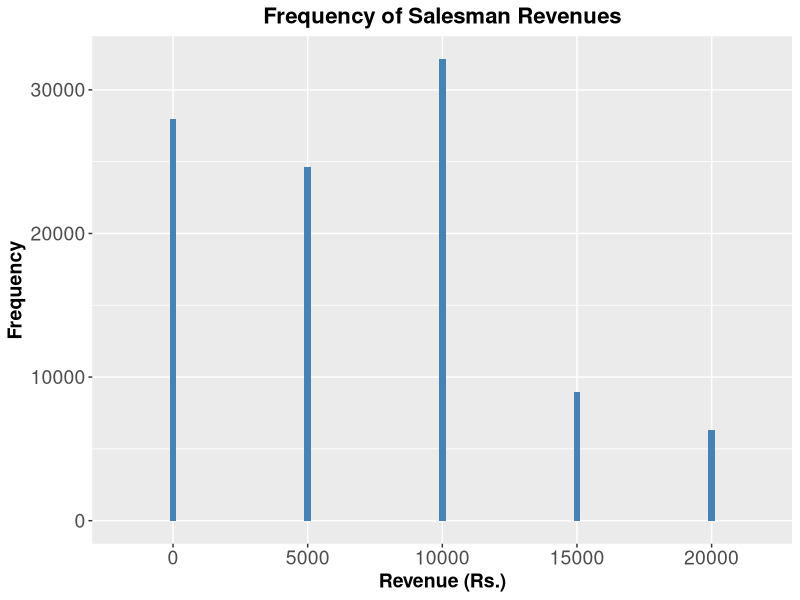
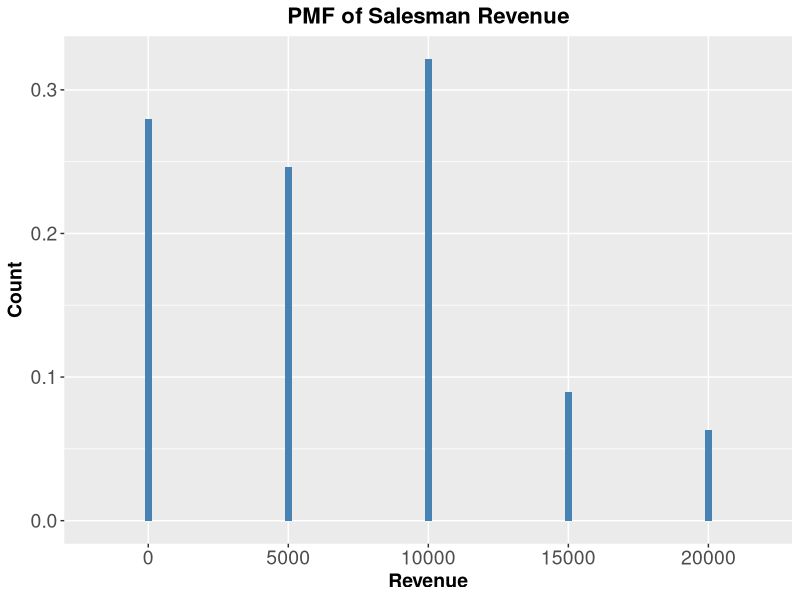

Write R code to recreate these figures, in order. (Note: this script raises an error after producing the figures.)
## ---- chunk 1
library(ggplot2)
library(dplyr)
## ---- chunk 2
# Sampling space for appointment success (0 corresponds to no sale, 1 corresponds to a sale)
s_appointment = c(0, 1)

# Appointment success and failure probabilities
p_morning = 0.3 # Success probability of sales in morning
p_afternoon =  0.6# Success probability of sales in afternoon
p_appointment = matrix(nrow = 2, ncol = 2, c(1-p_morning, p_morning, 1-p_afternoon, p_afternoon), byrow = TRUE)

# Sampling space for software type
s_software = c(5000, 10000)

# Software type probabilities
p_software = matrix(nrow = 2, ncol = 2, c(0.3, 0.7, 0.5, 0.5), byrow = TRUE)

# Function that simulates one trial of the random experiment which is
# what the salesman earns on a random day
salesResult = function(){
  result = numeric(2)
  # Simulate whether sales happen in morning and afternoon appointments
  for (j in c(1:2)){
    result[j] = sample(s_appointment, size = 1, replace = TRUE, prob = p_appointment[j, ])
  }
  earnings = ifelse(result[1] == 1, sample(s_software, size = 1, replace = TRUE, prob = p_software[1, ]), 0) + ifelse(result[2] == 1, sample(s_software, size = 1, replace = TRUE, prob = p_software[2, ]), 0)
  return(earnings)
}

# Number of simulations
nsimulations = 1e5
simulatedData = replicate(nsimulations, salesResult())

mean(simulatedData)
# Probability that the salesman earns Rs 5000
mean(simulatedData == 0)
mean(simulatedData == 5000)
mean(simulatedData == 10000)
mean(simulatedData == 15000)
mean(simulatedData == 20000)

# Can we calculate all the probabilities in one shot?
table(simulatedData) / nsimulations
## ---- chunk 3
# Convert simulatedData into a dataframe
dfSales = as.data.frame(simulatedData)

# Add names to the columns
colnames(dfSales) = c('Earning')

p = ggplot(data = dfSales)+
geom_bar(aes(x = factor(Earning)), width = 0.05, fill = 'steelblue')+
  theme(plot.title = element_text(hjust = 0.5, size = 16, face = "bold"),
  axis.text = element_text(size = 12),
  axis.text.x = element_text(size = 14),
  axis.text.y = element_text(size = 14),
  axis.title = element_text(size = 14, face = "bold"))+
  labs(x = 'Revenue (Rs.)',
       y = 'Frequency',
       title = 'Frequency of Salesman Revenues')
p
## ---- chunk 4
# Convert table of simulatedData into a dataframe
dfSales = as.data.frame(table(simulatedData))

# Add names to the columns
colnames(dfSales) = c('Earning', 'Frequency')

# Add a new column with proportion (probability) values
dfSales['Probability'] = dfSales['Frequency'] / nsimulations

#head(dfSales, 5)

p = ggplot(data = dfSales)+
geom_col(aes(x = Earning, y = Probability), width = 0.05, fill = 'steelblue')+
  theme(plot.title = element_text(hjust = 0.5, size = 16, face = "bold"),
  axis.text = element_text(size = 12),
  axis.text.x = element_text(size = 14),
  axis.text.y = element_text(size = 14),
  axis.title = element_text(size = 14, face = "bold"))+
  labs(x = 'Revenue',
       y = 'Count',
       title = 'PMF of Salesman Revenue')
p
## ---- chunk 5
# Expected earnings using simulated values
mean(simulatedData) # long term average of the realizations of X

# Expected earnings using the theoretical definition
x = c(0, 5000, 10000, 15000, 20000)
p = c(0.28, 0.246, 0.321, 0.09, 0.063)
sum(x * p)
## ---- chunk 6
# Variance of the earnings using simulated values
# Long term average of this random variable (X-E[X])^2
#simulatedData - mean(simulatedData) # simulated deviations
#(simulatedData - mean(simulatedData))^2 # simulated squared deviations
mean(simulatedData)
mean((simulatedData - mean(simulatedData))^2) # variance calculated using simulation
var(simulatedData) # in-built function for variance

# Standard deviation of the earnings using simulated values
sqrt(mean((simulatedData - mean(simulatedData))^2))
sd(simulatedData) # in-built function for standard deviation

print(' ')

# Variance of the earnings using the thoretical definition
x = c(0, 5000, 10000, 15000, 20000)
p = c(0.28, 0.246, 0.321, 0.09, 0.063)
sum((x - sum(x*p))^2 * p)

# Standard deviation of the earnings using the theoretical definition
sqrt(sum((x - sum(x*p))^2 * p))
## ---- chunk 7
x = c(0, 5000, 10000, 15000, 20000)
p = c(0.28, 0.246, 0.321, 0.09, 0.063)

# Deviations from the expected value
x - sum(x*p)

# Squared deviations from the expected value
(x - sum(x*p))^2

# Expected value of the squared deviations from the expected value
sum((x - sum(x*p))^2 * p)

# Square root of the expected value of the squared deviations from the
# expected value
sqrt(sum((x - sum(x*p))^2 * p))
## ---- chunk 8
choose()
